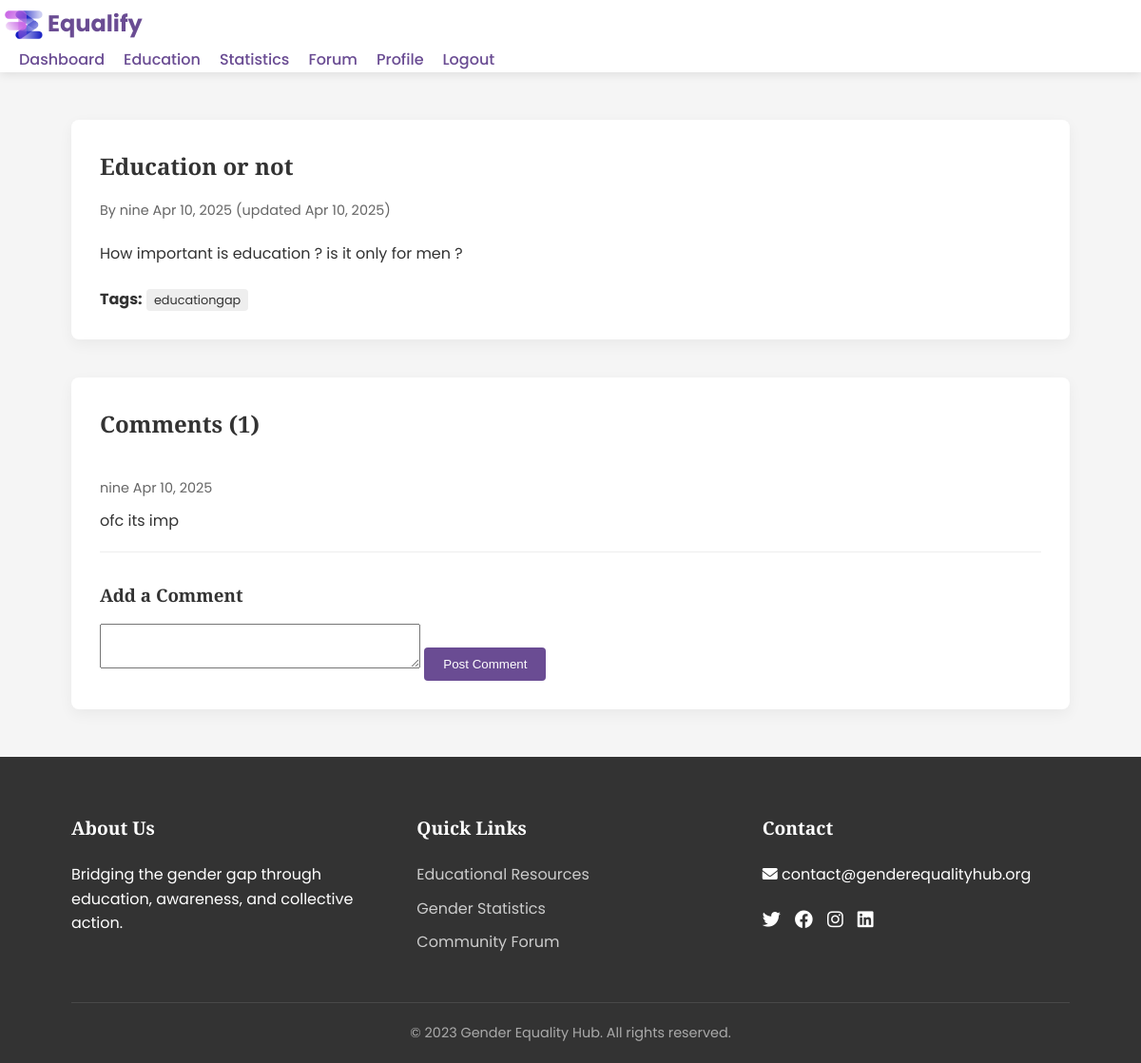
The app's page /forum/post/1/ (signed in) with its own data.
### equalifyApp/models.py (models this page shows, shortened)
class ForumPost(models.Model):
    title = models.CharField(max_length=200)
    content = models.TextField()
    author = models.ForeignKey(User, on_delete=models.CASCADE)
    created_at = models.DateTimeField(auto_now_add=True)
    updated_at = models.DateTimeField(auto_now=True)
    tags = models.CharField(max_length=200, blank=True)

class Comment(models.Model):
    post = models.ForeignKey(ForumPost, on_delete=models.CASCADE, related_name='comments')
    author = models.ForeignKey(User, on_delete=models.CASCADE)
    content = models.TextField()
    created_at = models.DateTimeField(auto_now_add=True)

### equalifyApp/views.py (the view)
# urls.py: path('forum/post/<int:post_id>/', views.post_detail, name='post_detail'),
@login_required
def post_detail(request, post_id):
    post = ForumPost.objects.get(id=post_id)
    if request.method == 'POST':
        form = CommentForm(request.POST)
        if form.is_valid():
            comment = form.save(commit=False)
            comment.post = post
            comment.author = request.user
            comment.save()
            return redirect('post_detail', post_id=post.id)
    else:
        form = CommentForm()
    return render(request, 'equalifyApp/post_detail.html', {
        'post': post,
        'form': form
    })

### equalifyApp/forms.py
class CommentForm(forms.ModelForm):
    class Meta:
        model = Comment
        fields = ['content']
        widgets = {
            'content': forms.Textarea(attrs={'rows': 3}),
        }

### equalifyApp/templates/equalifyApp/post_detail.html (shortened to what this page needs)
{% extends "equalifyApp/base.html" %}
{% block content %}
<section class="post-detail">
    <div class="container">
        <div class="post">
            <div class="post-header">
                <h1>{{ post.title }}</h1>
                <div class="post-meta">
                    <span class="author">By {{ post.author.username }}</span>
                    <span class="date">{{ post.created_at|date:"M d, Y" }}</span>
                    {% if post.updated_at != post.created_at %}
                    <span class="updated">(updated {{ post.updated_at|date:"M d, Y" }})</span>
                    {% endif %}
                </div>
            </div>
            <div class="post-content">
                {{ post.content|linebreaks }}
            </div>
            {% if post.tags %}
            <div class="post-tags">
                <strong>Tags:</strong>
                {% for tag in post.tags.split %}
                <span class="tag">{{ tag }}</span>
                {% endfor %}
            </div>
            {% endif %}
        </div>
        <div class="comments-section">
            <h2>Comments ({{ post.comments.count }})</h2>
            {% for comment in post.comments.all %}
            <div class="comment">
                <div class="comment-header">
                    <span class="author">{{ comment.author.username }}</span>
                    <span class="date">{{ comment.created_at|date:"M d, Y" }}</span>
                </div>
                <div class="comment-content">
                    {{ comment.content|linebreaks }}
                </div>
            </div>
            {% empty %}
            <div class="no-comments">
                <p>No comments yet. Be the first to share your thoughts!</p>
            </div>
            {% endfor %}
            {% if user.is_authenticated %}
            <div class="add-comment">
                <h3>Add a Comment</h3>
                <form method="post">
                    {{ form.content }}
                    <button type="submit" class="btn btn-primary">Post Comment</button>
                </form>
            </div>
            {% else %}
            <div class="login-prompt">
                <p><a href="{% url 'login' %}?next={% url 'post_detail' post.id %}">Login</a> to post a comment.</p>
            </div>
            {% endif %}
        </div>
    </div>
</section>
{% endblock %}

### equalifyApp/static/css/style.css (style rules this page uses)
:root { --primary-color: #6a4c93; --secondary-color: #8a5a44; --accent-color: #f8bbd0; --light-color: #f9f9f9; --dark-color: #333; --success-color: #4caf50; --error-color: #f44336; --warning-color: #ff9800; --info-color: #2196f3; }
* { margin: 0; padding: 0; box-sizing: border-box; }
body { font-family: 'Poppins', sans-serif; line-height: 1.6; color: var(--dark-color); background-color: #f5f5f5; }
h1, h2, h3, h4, h5, h6 { font-family: 'Playfair Display', serif; font-weight: 600; margin-bottom: 1rem; }
.container { width: 90%; max-width: 1200px; margin: 0 auto; padding: 0 15px; }
.btn { display: inline-block; padding: 10px 20px; border-radius: 4px; font-weight: 500; text-align: center; transition: all 0.3s; border: none; cursor: pointer; }
.btn-primary { background-color: var(--primary-color); color: white; }
.post-meta, .stat-meta { font-size: 0.9rem; color: #666; }
.post-header { margin-bottom: 15px; }
.post-content { margin-bottom: 15px; }
.tag { background-color: #eee; padding: 3px 8px; border-radius: 4px; font-size: 0.8rem; }
.post-detail { padding: 50px 0; }
.post { background-color: white; padding: 30px; border-radius: 8px; box-shadow: 0 5px 15px rgba(0, 0, 0, 0.05); margin-bottom: 40px; }
.post-meta { font-size: 0.9rem; color: #666; margin-bottom: 20px; }
.post-content { line-height: 1.8; margin-bottom: 20px; }
.post-tags { margin-top: 20px; }
.comments-section { background-color: white; padding: 30px; border-radius: 8px; box-shadow: 0 5px 15px rgba(0, 0, 0, 0.05); }
.comment { padding: 20px 0; border-bottom: 1px solid #eee; }
.comment-header { font-size: 0.9rem; color: #666; margin-bottom: 10px; }
.add-comment { margin-top: 30px; }
.add-comment h3 { margin-bottom: 15px; }

### records on screen
ForumPost: title "Education or not", author.username "nine", created_at "Apr 10, 2025", updated_at "Apr 10, 2025", content "How important is education ? is it only for men ?", split "educationgap", comments.count "1"
Comment: author.username "nine", created_at "Apr 10, 2025", content "ofc its imp"
